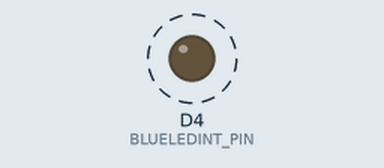
Recording of a sketch running on a simulated ESP8266 (Wemos D1 mini). Parts: output pins drawn as LEDs (lit = HIGH). Dashed ring = blinking.

Above: at 17.25 s.
Timing chart, 0 to 20.2 s (numbered marks = the images above):
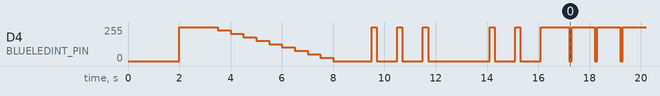

The sketch:

D1_oop01_BlueLedInt.ino
```cpp
//_____D1_oop01_BlueLedInt.ino________________181101-181101_____
// Function: Demonstrate methods of class BlueLedInt:
// * On start: (1) turn blue led on 2 sec, off 1 sec
//             (2) turn on blue led slowly 1x
//             (3) blinking while delay is done
//             (4) stop blinking after 2.5x (led remains on)
//             (5) start blinking again
// * Loop:     blink 0,1s on 0,9s off
// Hardware: (1) WeMos D1 mini
// Note    : Class BlueLedInt uses timer interrupt
// Created by Karl Hartinger, November 01, 2018.
// Changes : -
// Released into the public domain.

#include "src/blueledint/D1_class_BlueLedInt.h"
BlueLedInt bli;                        // blue LED (default D4)

void setup() {
 //Serial.begin(115200); Serial.println();
 //-----led on/off----------------------------------------------
 bli.on();                             // blue led on
 delay(2000);                          // wait 2 sec
 bli.off();                            // blue LED off
 delay(1000);                          // wait 1 sec
 //-----turn blue led slowly on 2x------------------------------
 for(int i=0; i<=100; i=i+10) {        // turn led slowly on
  bli.brightness(i);                   //
  delay(500);                          // wait 0.3 sec
 }
 //-----blink---------------------------------------------------
 bli.on();                             // led on
 delay(1000);                          // wait 1s
 bli.blink(800,200);                   // long pulses
 delay(2600);                          // blink while delay
 bli.blinkOff();                       // led remains on
 delay(2000);                          // see led on
 bli.blinkOn();                        // start long pulses again
 delay(2100);                          // 2x long pulses
 bli.off();                            // led off
 delay(1000);                          // for one second
 bli.blink(100,900);                   // start short pulses
}

void loop() {
 yield();
}
```

D1_class_BlueLedInt.cpp
```cpp
//_____D1_class_BlueLedInt.cpp________________181118-181118_____
// D1 mini class for blue led on D1 mini shield.
// Function: on, off, toggle, blink, brightness
// Default: pin D4=GPIO2
// Hardware: (1) WeMos D1 mini
// Created by Karl Hartinger, November 18, 2018.
// Changes: -
// Released into the public domain.
#include "D1_class_BlueLedInt.h"

//_____timer interrupt__________________________________________
os_timer_t blueLedTimer1;              // timer

struct {
 int pinNum=BLUELEDINT_PIN;
 int pinVal=BLUELEDINT_OFF;
 int msOn  =BLUELEDINT_BLINK;
 int msOff =BLUELEDINT_BLINK;
} blueLedTimer;

void blueLedTimerISR(void *pArg)
{
 os_timer_disarm(&blueLedTimer1);                     //stopp timer
 os_timer_setfn(&blueLedTimer1, blueLedTimerISR, NULL);
 blueLedTimer.pinVal=1-blueLedTimer.pinVal;
 digitalWrite(blueLedTimer.pinNum, blueLedTimer.pinVal);
 if(blueLedTimer.pinVal==0)
  os_timer_arm(&blueLedTimer1, blueLedTimer.msOn,  false);
 else
  os_timer_arm(&blueLedTimer1, blueLedTimer.msOff, false);
}

//**************************************************************
//    constructor & co
//**************************************************************

//_____constructor (default digital out is D4, inverted)________
BlueLedInt::BlueLedInt() { setup(BLUELEDINT_PIN); }

//_____constructor (pin is inverted: 0=led on, 1=led off)_______
BlueLedInt::BlueLedInt(int pin) { setup(pin); }

//_____setup output pin and properties__________________________
void BlueLedInt::setup(int pin)
{
 os_timer_disarm(&blueLedTimer1);      // stopp timer
 blueLedTimer.pinNum=pin;              // set pin number (D4)
 pinMode(blueLedTimer.pinNum, OUTPUT); // set pin to output
 analogWriteRange(100);                // for analog...
 analogWriteFreq(BLUELEDINT_FREQ);     // ...(pwm) output
 set(blueLedTimer.pinVal);             // set output
 brightness_=BLUELEDINT_BRIGHTNESS;    // 100% brightness
 usePwm_=false;                        // no pwm
}

//_____set digital output pin physical: 0=0V, 1=3V3_____________
void BlueLedInt::set(int val)
{
 if(val!=0) {                          // set 1 (= off)
  blueLedTimer.pinVal=1;               //
  digitalWrite(blueLedTimer.pinNum, blueLedTimer.pinVal);
  return;
 }
 blueLedTimer.pinVal=0;                // set 0 (=on)
 if(usePwm_) brightness(brightness_);  // use brightness value
 else digitalWrite(blueLedTimer.pinNum, blueLedTimer.pinVal);
}

//**************************************************************
//     setter, getter, working methods
//**************************************************************

//_____set pin, calls setup()___________________________________
void BlueLedInt::setPin(int pin) { setup(pin); }

//_____turn digital output logical on (can be 3V3 or 0V)________
void BlueLedInt::on(void)  {
 os_timer_disarm(&blueLedTimer1);      //stopp timer
 set(BLUELEDINT_ON);
}

//_____turn digital output logical off (can be 0V or 3V3)_______
void BlueLedInt::off(void) {
 os_timer_disarm(&blueLedTimer1);      //stopp timer
 set(BLUELEDINT_OFF);
}

//_____toggle digital output____________________________________
void BlueLedInt::toggle(void) {
 os_timer_disarm(&blueLedTimer1);      //stopp timer
 set(1-blueLedTimer.pinVal);
}

//_____set blink mode___________________________________________
// value <=0: no blinking
void BlueLedInt::blink(int on_ms, int off_ms)
{
 if(on_ms<=0) return;
 blueLedTimer.msOn=on_ms;              //
 if(off_ms<=0) return;
 blueLedTimer.msOff=off_ms;            //
 os_timer_disarm(&blueLedTimer1);      //stopp timer
 os_timer_setfn(&blueLedTimer1, blueLedTimerISR, NULL);
 os_timer_arm(&blueLedTimer1, 0 , false);
}

//_____turn blinking on_________________________________________
void BlueLedInt::blinkOn() {
 os_timer_disarm(&blueLedTimer1);      //stopp timer
 os_timer_setfn(&blueLedTimer1, blueLedTimerISR, NULL);
 os_timer_arm(&blueLedTimer1, 1, false);
}

//_____turn blinking off________________________________________
void BlueLedInt::blinkOff() {
 os_timer_disarm(&blueLedTimer1);      // stopp timer
}

//_____set brightness of blue led (0..100)______________________
void BlueLedInt::brightness(int persentOn)
{
 blinkOff();
 usePwm_=true;
 if(persentOn<0)   { usePwm_=false; return; }
 if(persentOn>100) { usePwm_=false; return; }
 //if(persentOn<0)   { usePwm_=false; persentOn=0;  }
 //if(persentOn>100) { usePwm_=false; persentOn=100; }
 brightness_=persentOn;
 int aout=100-brightness_;
 analogWrite(blueLedTimer.pinNum, aout);
}

//_____turn pwm off_____________________________________________
void BlueLedInt::brightnessOn() { usePwm_=true; }

//_____turn pwm off_____________________________________________
void BlueLedInt::brightnessOff() { usePwm_=false; }
```

D1_class_BlueLedInt.h
```cpp
//_____D1_class_BlueLedInt.h__________________181101-181101_____
// D1 mini class for blue led on D1 mini shield.
// Function: on, off, toggle, blink, brightness
// Default: pin D4=GPIO2
// Hardware: (1) WeMos D1 mini
// Note    : Class BlueLedInt uses timer interrupt
// Created by Karl Hartinger, November 01, 2018.
// Changes : -
// Released into the public domain.
#pragma once
extern "C" {
#include "user_interface.h"
}

#ifndef D1_CLASS_BLUELEDINT_H
#define D1_CLASS_BLUELEDINT_H

#include "Arduino.h"                   // D4
#define BLUELEDINT_FREQ         5000   // PWM frequency [Hz]
#define BLUELEDINT_BRIGHTNESS    100   // default=full brightness
#define BLUELEDINT_PIN            D4   // pin blue led
#define BLUELEDINT_ON              0   // 0=on
#define BLUELEDINT_OFF             1   // 1=off
#define BLUELEDINT_BLINK         500   // blink duration 500ms

class BlueLedInt {
 //-----properties----------------------------------------------
 // see struct blueLedTimer
 protected:
  int brightness_;                     // value 0..100 [%]
  bool usePwm_;                        // true: PWM for brightn.
 //-----constructor & co----------------------------------------
 public:
  BlueLedInt();
  BlueLedInt(int pin);
 protected:
  void setup(int pin);
  void set(int valLogical);
 //-----setter, getter, working methods-------------------------
 public:
  void setPin(int pin);                // default D4
  void on(void);                       // led on
  void off(void);                      // led off
  void toggle();                       // change output
  void blink(int on_ms,int off_ms);    // blink duration
  void blinkOn();                      // start blinking (again)
  void blinkOff();                     // stopp blinking
  void brightness(int persentOn);      // brightness 0..100 [%]
  void brightnessOn();                 // brightness on
  void brightnessOff();                // brightness off
};
#endif
```

Measured:
- by itself, D4 (BLUELEDINT_PIN): 255/255 → 229/255 at 3.5 s, → 204/255 0.50 s later, → 178/255 0.50 s later, → 153/255 0.50 s later, … (67 changes in this stretch)
